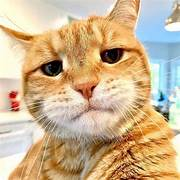
#> input picture image.jpeg, 180 x 180 px
$ python 'Domain Frekuensi.py'   (older library calls are emulated)
#> lines starting #> are read from the running program, lines starting #| are printed output that depends on the picture; after the words box and inside, x2 and y2 are one past the last pixel; in counts of white or black regions, pixels touching at a corner belong together
import numpy as np
import matplotlib.pyplot as plt
import cv2
from scipy.fft import fft2, ifft2, fftshift, ifftshift
from scipy.signal import butter
from scipy.ndimage import gaussian_filter
# Membaca dan menampilkan gambar dalam warna asli
img_color = cv2.imread('image.jpeg')  # Membaca dalam format warna
#> img_color is the input picture: shape (180, 180, 3); mean B, G, R 144.3, 179.7, 205.1
img_gray = cv2.cvtColor(img_color, cv2.COLOR_BGR2GRAY)  # Konversi ke grayscale untuk pengolahan frekuensi
# FFT dan DFT pada gambar grayscale
fft_image = fft2(img_gray)  # Fast Fourier Transform
dft_image = fftshift(fft_image)  # Shift untuk menampilkan frekuensi tengah
# Menampilkan magnitude spectrum
magnitude_spectrum = 20 * np.log(np.abs(dft_image))
# Ideal Lowpass Filter
def ideal_lowpass_filter(shape, cutoff):
#> called with shape = (180, 180), cutoff = 50
    mask = np.zeros(shape)
    center = (shape[0] // 2, shape[1] // 2)
    cv2.circle(mask, center, cutoff, 1, -1)
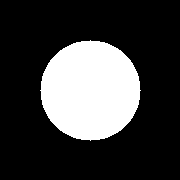
#> mask: shape (180, 180) float64; values 0 (black) and 1 (white), 24.2% white; 1 white region, box (x1, y1, x2, y2) and area: (40, 40, 141, 141) 7845
    return mask
lowpass_filter = ideal_lowpass_filter(dft_image.shape, 50)
lowpassed_image = dft_image * lowpass_filter
reconstructed_image_lowpass = np.abs(ifft2(ifftshift(lowpassed_image)))
# Butterworth Lowpass Filter
def create_butterworth_lowpass_filter(shape, cutoff, order=2):
    rows, cols = shape
    center = (rows // 2, cols // 2)
    x, y = np.ogrid[:rows, :cols]
    distance = np.sqrt((x - center[0])**2 + (y - center[1])**2)
    mask = 1 / (1 + (distance / cutoff) ** (2 * order))
    return mask
butterworth_lowpass_filter = create_butterworth_lowpass_filter(dft_image.shape, 50)
filtered_image = dft_image * butterworth_lowpass_filter
reconstructed_image_butterworth = np.abs(ifft2(ifftshift(filtered_image)))
# Gaussian Lowpass Filter
def create_gaussian_lowpass_filter(shape, sigma):
    rows, cols = shape
    x, y = np.ogrid[:rows, :cols]
    center = (rows // 2, cols // 2)
    distance = np.sqrt((x - center[0]) ** 2 + (y - center[1]) ** 2)
    mask = np.exp(- (distance**2) / (2 * sigma**2))
    return mask
gaussian_lowpass_filter = create_gaussian_lowpass_filter(dft_image.shape, 30)
filtered_image = dft_image * gaussian_lowpass_filter
reconstructed_image_gaussian = np.abs(ifft2(ifftshift(filtered_image)))
# Ideal Highpass Filter
def ideal_highpass_filter(shape, cutoff):
#> called with shape = (180, 180), cutoff = 30
    mask = np.ones(shape)
    center = (shape[0] // 2, shape[1] // 2)
    cv2.circle(mask, center, cutoff, 0, -1)
#> mask: shape (180, 180) float64; values 0 (black) and 1 (white), 91.3% white; 1 black region, box (x1, y1, x2, y2) and area: (60, 60, 121, 121) 2821
    return mask
highpass_filter = ideal_highpass_filter(dft_image.shape, 30)
highpassed_image = dft_image * highpass_filter
reconstructed_image_highpass = np.abs(ifft2(ifftshift(highpassed_image)))
# Butterworth Highpass Filter
butterworth_highpass_filter = create_butterworth_lowpass_filter(dft_image.shape, 30, order=2)
highpassed_image = dft_image * (1 - butterworth_highpass_filter)
reconstructed_image_butterworth_hp = np.abs(ifft2(ifftshift(highpassed_image)))
# Gaussian Highpass Filter
gaussian_highpass_filter = create_gaussian_lowpass_filter(dft_image.shape, 30)
highpassed_image = dft_image * (1 - gaussian_highpass_filter)
reconstructed_image_gaussian_hp = np.abs(ifft2(ifftshift(highpassed_image)))
# Filter Unsharp Masking
blurred = gaussian_filter(img_gray, sigma=5)
mask = img_gray - blurred
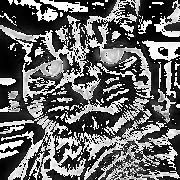
#> mask: shape (180, 180); min 0, max 255, mean 103.8
sharpened_image = img_gray + 1.5 * mask
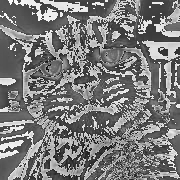
#> sharpened_image: shape (180, 180) float64; min 67.5, max 628.5, mean 339; drawn with min black and max white
# Laplacian Filter
laplacian_filter = cv2.Laplacian(img_gray, cv2.CV_64F)
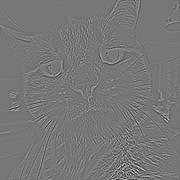
#> laplacian_filter: shape (180, 180) float64; min -437, max 496, mean -0.1; drawn with min black and max white
reconstructed_image_laplacian = np.abs(laplacian_filter)
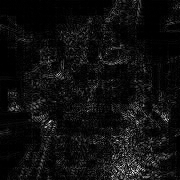
#> reconstructed_image_laplacian: shape (180, 180) float64; min 0, max 496, mean 30.1; drawn with min black and max white
# Selective Filtering
selective_filter = np.zeros(dft_image.shape)
center = (dft_image.shape[0] // 2, dft_image.shape[1] // 2)
#> center = (90, 90)
selective_filter[:, center[1] - 10: center[1] + 10] = 1
filtered_image = dft_image * selective_filter
reconstructed_image_selective = np.abs(ifft2(ifftshift(filtered_image)))
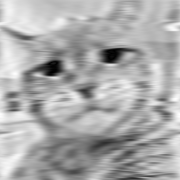
#> reconstructed_image_selective: shape (180, 180) float64; min 0.665, max 272.5, mean 183.4; drawn with min black and max white
# Membuat subplots untuk menampilkan seluruh operasi dalam satu tampilan
fig, axs = plt.subplots(4, 3, figsize=(10, 10))  # 4 baris x 3 kolom
# Gambar asli
axs[0, 0].imshow(cv2.cvtColor(img_color, cv2.COLOR_BGR2RGB))
axs[0, 0].set_title('Original Image')
axs[0, 0].axis("off")
# Magnitude Spectrum
axs[0, 1].imshow(magnitude_spectrum, cmap='gray')
axs[0, 1].set_title('Magnitude Spectrum')
axs[0, 1].axis("off")
# Ideal Lowpass
axs[0, 2].imshow(reconstructed_image_lowpass, cmap='gray')
axs[0, 2].set_title('(Ideal Lowpass)')
axs[0, 2].axis("off")
# Butterworth Lowpass
axs[1, 0].imshow(reconstructed_image_butterworth, cmap='gray')
axs[1, 0].set_title('(Butterworth Lowpass)')
axs[1, 0].axis("off")
# Gaussian Lowpass
axs[1, 1].imshow(reconstructed_image_gaussian, cmap='gray')
axs[1, 1].set_title('(Gaussian Lowpass)')
axs[1, 1].axis("off")
# Ideal Highpass
axs[1, 2].imshow(reconstructed_image_highpass, cmap='gray')
axs[1, 2].set_title('(Ideal Highpass)')
axs[1, 2].axis("off")
# Butterworth Highpass
axs[2, 0].imshow(reconstructed_image_butterworth_hp, cmap='gray')
axs[2, 0].set_title('(Butterworth Highpass)')
axs[2, 0].axis("off")
# Gaussian Highpass
axs[2, 1].imshow(reconstructed_image_gaussian_hp, cmap='gray')
axs[2, 1].set_title('(Gaussian Highpass)')
axs[2, 1].axis("off")
# Unsharp Masking
axs[2, 2].imshow(sharpened_image, cmap='gray')
axs[2, 2].set_title('(Unsharp Masking)')
axs[2, 2].axis("off")
# Laplacian Filter
axs[3, 0].imshow(reconstructed_image_laplacian, cmap='gray')
axs[3, 0].set_title('(Laplacian Filter)')
axs[3, 0].axis("off")
# Selective Filtering
axs[3, 1].imshow(reconstructed_image_selective, cmap='gray')
axs[3, 1].set_title('Selective Filtering')
axs[3, 1].axis("off")
plt.tight_layout()
plt.show()
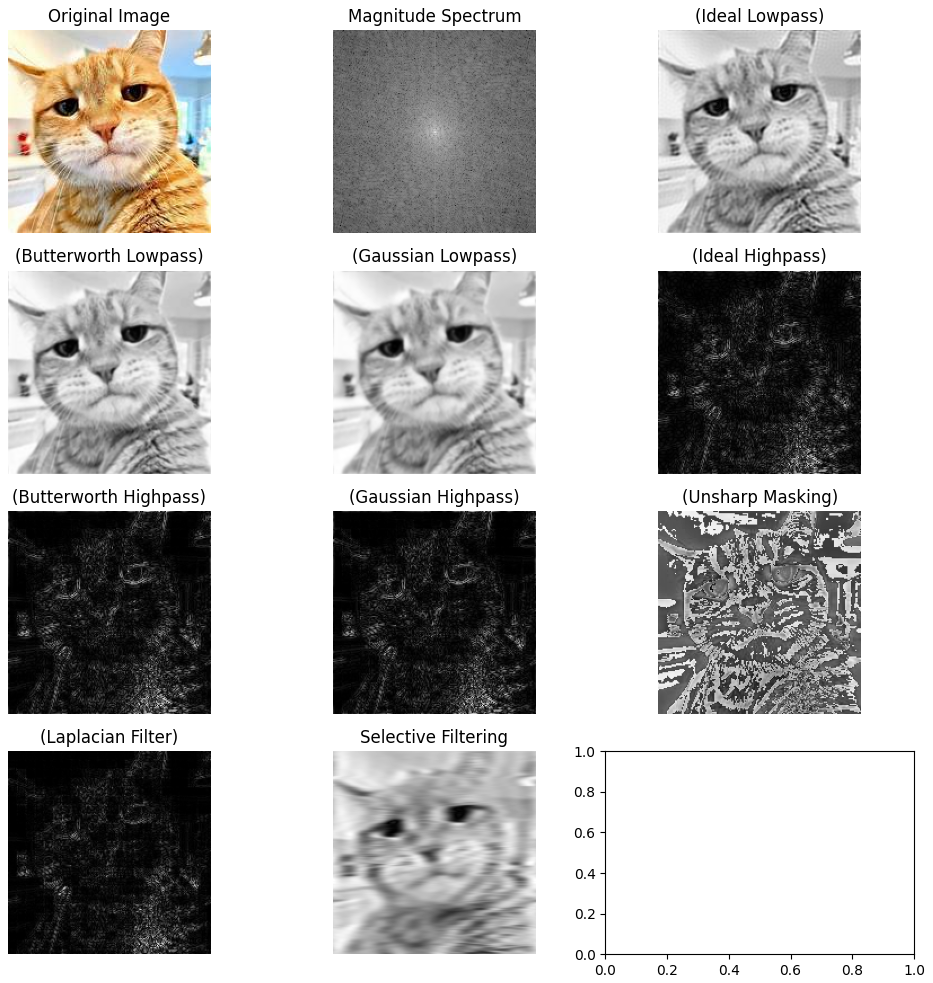
#> figure drawn by matplotlib, 11 panels
